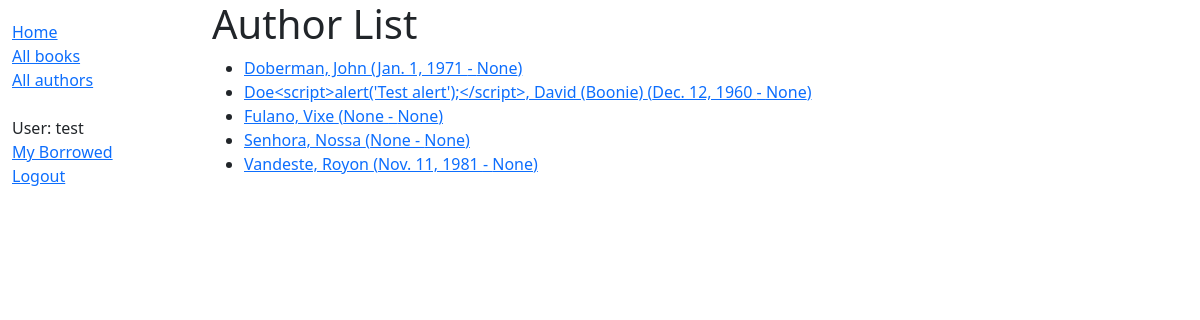
/catalog/authors/ (signed in), run on the app's committed database.
### catalog/models.py (models this page shows)
class Author(models.Model):
    first_name = models.CharField(max_length=100)
    last_name = models.CharField(max_length=100)
    date_of_birth = models.DateField(null=True, blank=True)
    date_of_death = models.DateField('died', null=True, blank=True)
    class Meta:
        ordering = ['last_name', 'first_name']
    def get_absolute_url(self):
        return reverse('author-detail', args=[str(self.id)])
    def __str__(self):
        return f'{self.last_name}, {self.first_name}'

### catalog/views.py (the view)
# urls.py: path('authors/', views.AuthorListView.as_view(), name='authors'),
class AuthorListView(ListView):
    model = Author
    paginate_by = 10

### catalog/templates/catalog/author_list.html
{% extends 'base_generic.html' %} {% block content %}
<h1>Author List</h1>
{% if author_list %}
<ul>
  {% for author in author_list %}
  <li>
    <a href="{{ author.get_absolute_url }}"
      >{{ author }} ({{ author.date_of_birth }} - {{ author.date_of_death }})
    </a>
  </li>
  {% endfor %}
</ul>
{% else %}
<p>There are no authors in the library.</p>
{% endif %} {% endblock %}

### catalog/templates/base_generic.html (shortened to what this page needs)
<!DOCTYPE html>
<html lang="en">
  <head>
    <link
      href="https://cdn.jsdelivr.net/npm/bootstrap@5.1.3/dist/css/bootstrap.min.css"
      rel="stylesheet"
    />
    {% load static %}
    <link rel="stylesheet" href="{% static 'css/styles.css' %}" />
  </head>
  <body>
    <div class="container-fluid">
      <div class="row">
        <div class="col-sm-2">
          {% block sidebar %}
          <ul class="sidebar-nav">
            <li><a href="{% url 'index' %}">Home</a></li>
            <li><a href="{% url 'books' %}">All books</a></li>
            <li><a href="{% url 'authors' %}">All authors</a></li>
            <br>
            {% if user.is_authenticated %}
              <li>User: {{ user.get_username }}</li>
              <li><a href="{% url 'my-borrowed' %}">My Borrowed</a></li>
              <li><a href="{% url 'logout'%}?next={{request.path}}">Logout</a></li>
            {% else %}
              <li><a href="{% url 'login'%}?next={{request.path}}">Login</a></li>
            {% endif %}
          </ul>
          {% endblock %}
        </div>
        <div class="col-sm-10">
          {% block content %}{% endblock %}
        </div>
      </div>
    </div>
  </body>
</html>

### catalog/static/css/styles.css (style rules this page uses)
.sidebar-nav { margin-top: 20px; padding: 0; list-style: none; }

### data on the page
Author: last_name+first_name "Doberman, John", date_of_birth "Jan. 1, 1971", date_of_death "None"
Author: last_name+first_name "Doe<script>alert('Test alert');</script>, David (Boonie)", date_of_birth "Dec. 12, 1960", date_of_death "None"
Author: last_name+first_name "Fulano, Vixe", date_of_birth "None", date_of_death "None"
Author: last_name+first_name "Senhora, Nossa", date_of_birth "None", date_of_death "None"
Author: last_name+first_name "Vandeste, Royon", date_of_birth "Nov. 11, 1981", date_of_death "None"

### other printed values
{{ user.get_username }} "test"
